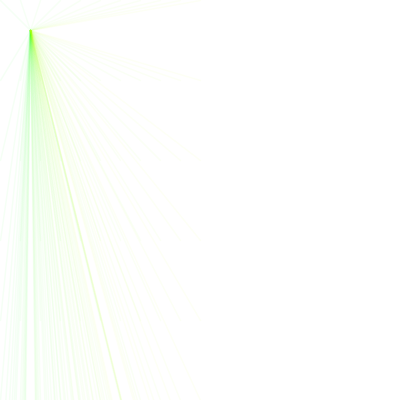
Frame 1 (no input)
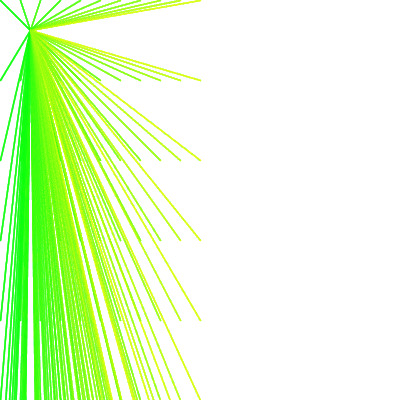
Frame 60 (the mouse pressed at the canvas centre just before this capture)
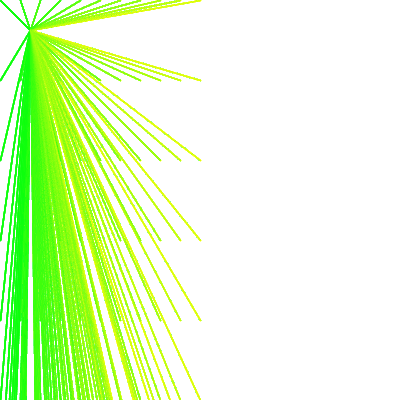
Frame 120 (the mouse held since frame 60 and released just before this capture)

The Processing sketch that drew these frames (run headless with seeded random() and noise(); from frame 60 on, the mouse is pressed at the canvas centre):

// Processing sketch: processing_167485
// ── processing_167485.pde

void setup()
{
size(400,400);
background(255);
smooth();
}

void draw ()  
{
for (int a =0; a<=width/2; a+=20)//setting value for a
{
for (int b =0; b<=height/2; b+=20)//setting value for b
{
stroke(a,255,0,10);//set colour of lines
strokeWeight(1.5);
line(a,b*4,30,30);
}   
}
}
